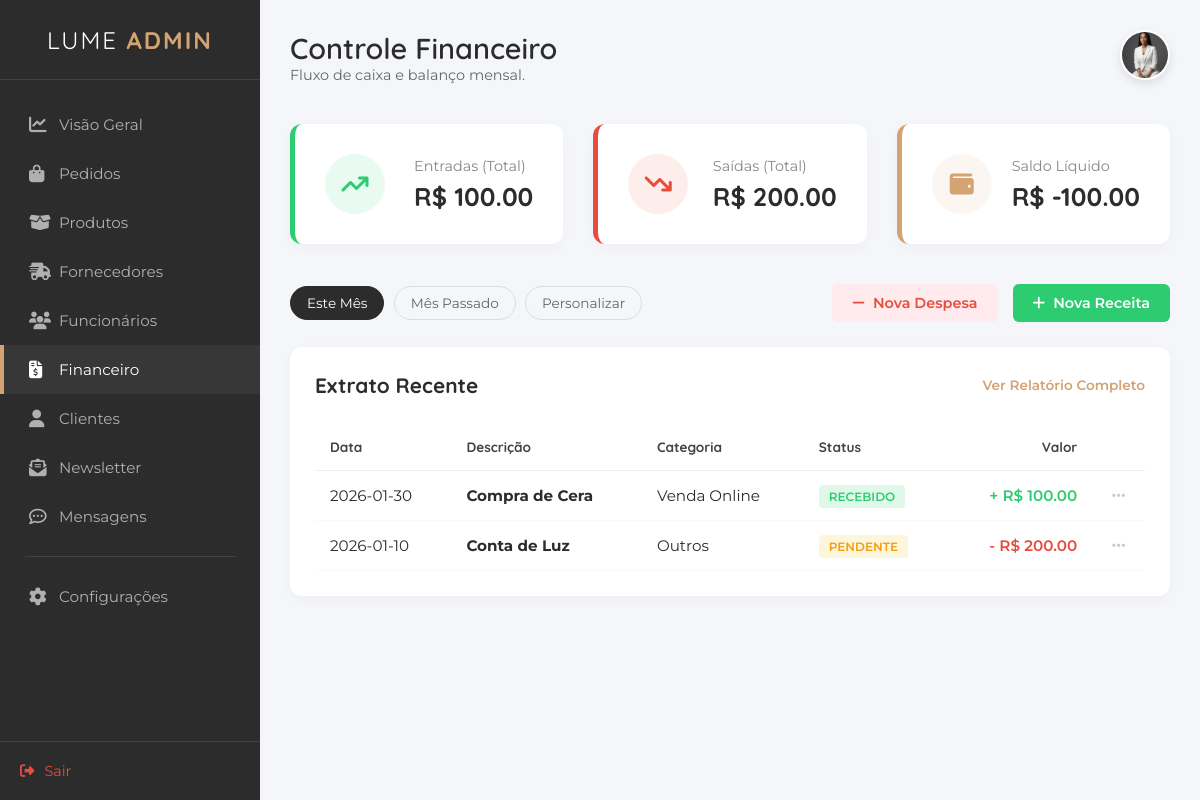
Page /financeiro on the earlier database version.
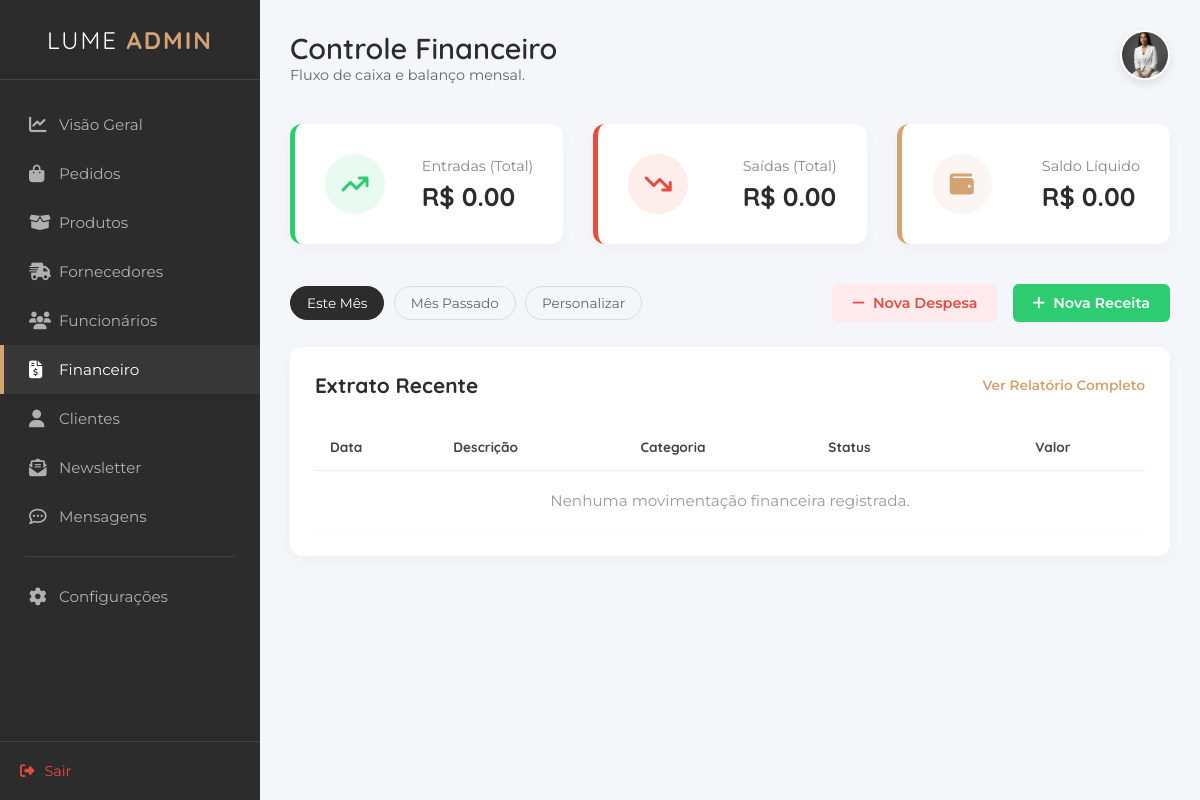
Same page on the later database version.
### tables this page shows
CREATE TABLE "tb_contasReceber" (
    "id_contaReceber" INTEGER PRIMARY KEY AUTOINCREMENT,
    "descricao" VARCHAR(100) NOT NULL,
    "valor" DECIMAL(10,2) NOT NULL,
    "data_emissao" DATE,
    "data_venc" DATE NOT NULL,
    "categoria" VARCHAR(50),
    "status" VARCHAR(20) NOT NULL,
    "id_cliente" INTEGER, 
    "id_pedido" INTEGER
    );

CREATE TABLE "tb_despesas" (
    "id_despesa" INTEGER PRIMARY KEY AUTOINCREMENT,
    "descricao" VARCHAR(100) NOT NULL,
    "valor" DECIMAL(10,2) NOT NULL,
    "data_venc" DATE NOT NULL,
    "categoria" VARCHAR(50),
    "status" VARCHAR(20) NOT NULL,
    "fornecedor" VARCHAR(100),
    "data_cad" DATETIME DEFAULT CURRENT_TIMESTAMP
    );

### appinterno.py (the view)
@app.route("/financeiro.html")
@app.route("/financeiro")
def financeiro():
    con = get_db()
    cur = con.cursor()
    cur.execute("SELECT * FROM tb_contasReceber")
    receitas_db = cur.fetchall()
    cur.execute("SELECT * FROM tb_despesas")
    despesas_db = cur.fetchall()
    con.close()
    extrato = []
    total_receitas = 0
    total_despesas = 0
    for r in receitas_db:
        valor = float(r['valor'])
        total_receitas += valor
        extrato.append({
            'data': r['data_venc'], # Usando data de vencimento como referência
            'descricao': r['descricao'],
            'categoria': r['categoria'],
            'status': r['status'],
            'valor': valor,
            'tipo': 'entrada' # Marca para o CSS saber que é verde
        })
    for d in despesas_db:
        valor = float(d['valor'])
        total_despesas += valor
        extrato.append({
            'data': d['data_venc'],
            'descricao': d['descricao'],
            'categoria': d['categoria'],
            'status': d['status'],
            'valor': valor,
            'tipo': 'saida' # Marca para o CSS saber que é vermelho
        })
    extrato.sort(key=lambda x: x['data'], reverse=True)
    saldo_liquido = total_receitas - total_despesas
    return render_template("interno/financeiro.html",
                           extrato=extrato,
                           total_receitas=total_receitas,
                           total_despesas=total_despesas,
                           saldo=saldo_liquido)

### appinterno.py (called while the page is built)
def get_db():
    conn = sqlite3.connect("db_lume.db")
    conn.row_factory = sqlite3.Row
    return conn

### templates/interno/financeiro.html (shortened to what this page needs)
<!DOCTYPE html>
<html lang="pt-br">
<head>
    <link rel="stylesheet" href="https://cdnjs.cloudflare.com/ajax/libs/font-awesome/6.4.0/css/all.min.css">
    <link rel="stylesheet" href="/static/styleinterno.css">
</head>
<body>
    <div class="admin-container">
        <aside class="sidebar">
            <div class="sidebar-header">
                <h2 class="brand-text">LUME <span>ADMIN</span></h2>
            </div>
            <nav class="sidebar-nav">
                <ul>
                    <li><a href="dashboard.html"><i class="fa-solid fa-chart-line"></i> Visão Geral</a></li>
                    <li><a href="pedido.html"><i class="fa-solid fa-bag-shopping"></i>Pedidos</a></li>
                    <li><a href="produto.html"><i class="fa-solid fa-box-open"></i> Produtos</a></li>
                    <li><a href="fornecedores.html"><i class="fa-solid fa-truck-fast"></i> Fornecedores</a></li>
                    <li><a href="funcionarios.html"><i class="fa-solid fa-users"></i> Funcionários</a></li>
                    <li class="active"><a href="financeiro.html"><i class="fa-solid fa-file-invoice-dollar"></i> Financeiro</a></li>
                    <li><a href="cliente.html"><i class="fas fa-user"></i>Clientes</a></li>
                    <li><a href="newsletter.html"><i class="fa-solid fa-envelope-open-text"></i> Newsletter</a></li>
                    <li><a href="mensagens.html"><i class="fa-regular fa-comment-dots"></i> Mensagens</a></li>
                    <li class="separator"></li>
                    <li><a href="configuracoes.html"><i class="fa-solid fa-gear"></i> Configurações</a></li>
                </ul>
            </nav>
            <div class="sidebar-footer">
                <a href="login.html" class="logout-btn"><i class="fa-solid fa-right-from-bracket"></i> Sair</a>
            </div>
        </aside>
        <main class="main-content">
            <header class="top-bar">
                <div class="welcome-text">
                    <h1>Controle Financeiro</h1>
                    <p>Fluxo de caixa e balanço mensal.</p>
                </div>
                <div class="user-profile">
    <div class="profile-dropdown-trigger" onclick="toggleProfileMenu()">
        <img src="/static/imagens/fundadora1.jpeg" alt="Admin" class="avatar">
    </div>
</div>
            </header>
            <section class="finance-summary">
                <div class="card finance-card income">
    <div class="icon-box"><i class="fa-solid fa-arrow-trend-up"></i></div>
    <div class="finance-info">
        <span>Entradas (Total)</span>
        <h3>R$ {{ "%.2f"|format(total_receitas) }}</h3>
    </div>
</div>
<div class="card finance-card expense">
    <div class="icon-box"><i class="fa-solid fa-arrow-trend-down"></i></div>
    <div class="finance-info">
        <span>Saídas (Total)</span>
        <h3>R$ {{ "%.2f"|format(total_despesas) }}</h3>
    </div>
</div>
<div class="card finance-card balance">
    <div class="icon-box"><i class="fa-solid fa-wallet"></i></div>
    <div class="finance-info">
        <span>Saldo Líquido</span>
        <h3>R$ {{ "%.2f"|format(saldo) }}</h3>
    </div>
</div>
            </section>
            <section class="toolbar">
                <div class="date-filter">
                    <button class="active">Este Mês</button>
                    <button>Mês Passado</button>
                    <button>Personalizar</button>
                </div>
                <div class="action-buttons">
                    <button class="btn-expense"><i class="fa-solid fa-minus"></i> Nova Despesa</button>
                    <button class="btn-income"><i class="fa-solid fa-plus"></i> Nova Receita</button>
                </div>
            </section>
            <section class="transactions-section">
                <div class="section-header">
                    <h2>Extrato Recente</h2>
                    <a href="#" class="view-all">Ver Relatório Completo</a>
                </div>
                <div class="table-responsive">
                    <table class="finance-table">
                        <thead>
                            <tr>
                                <th>Data</th>
                                <th>Descrição</th>
                                <th>Categoria</th>
                                <th>Status</th>
                                <th class="text-right">Valor</th>
                                <th></th>
                            </tr>
                        </thead>
                        <tbody>
    {% for item in extrato %}
    <tr>
        <td>{{ item['data'] }}</td>
        <td><strong>{{ item['descricao'] }}</strong></td>
        <td>{{ item['categoria'] }}</td>
        <td>
            {% if item['status'] == 'Pago' or item['status'] == 'Recebido' %}
                <span class="badge success">{{ item['status'] }}</span>
            {% else %}
                <span class="badge warning">{{ item['status'] }}</span>
            {% endif %}
        </td>
        {% if item['tipo'] == 'entrada' %}
            <td class="text-right value-income">+ R$ {{ "%.2f"|format(item['valor']) }}</td>
        {% else %}
            <td class="text-right value-expense">- R$ {{ "%.2f"|format(item['valor']) }}</td>
        {% endif %}
        <td class="action-col"><i class="fa-solid fa-ellipsis"></i></td>
    </tr>
    {% else %}
    <tr>
        <td colspan="6" style="text-align: center; padding: 20px; color: #999;">
            Nenhuma movimentação financeira registrada.
        </td>
    </tr>
    {% endfor %}
</tbody>
                    </table>
                </div>
            </section>
        </main>
    </div>
</body>
</html>

Differences in the rows shown:
removed tb_contasReceber: data "2026-01-30", descricao "Compra de Cera", categoria "Venda Online", status "RECEBIDO", valor "100.00"
removed tb_despesas: data "2026-01-10", descricao "Conta de Luz", categoria "Outros", status "PENDENTE", valor "200.00"
Other differences:
{{ "%.2f"|format(total_receitas) }}: "100.00" → "0.00"
{{ "%.2f"|format(total_despesas) }}: "200.00" → "0.00"
{{ "%.2f"|format(saldo) }}: "-100.00" → "0.00"
text now shown: "Nenhuma movimentação financeira registrada."
